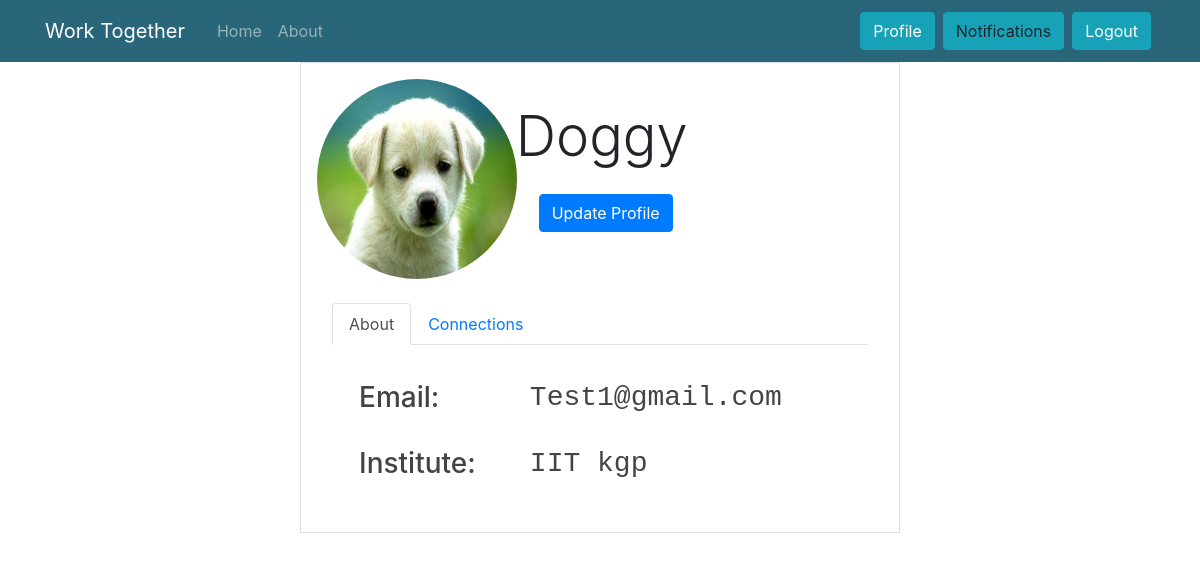
The app's page /profile/Doggy/ (signed in), older data.
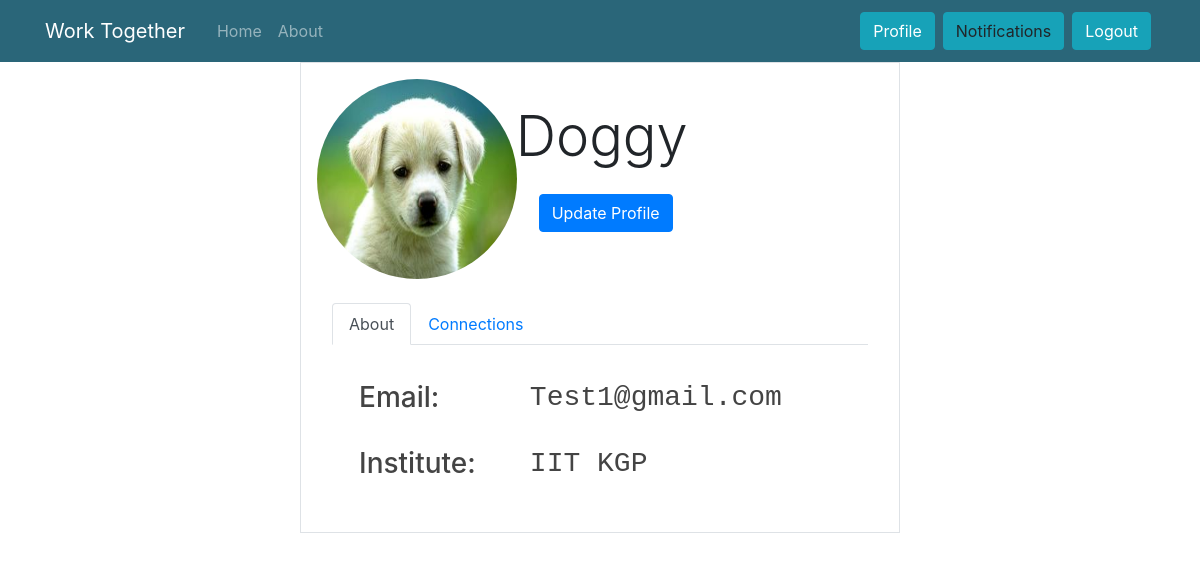
The same page, newer data.
### users/models.py (models this page shows, shortened)
class Profile(models.Model):
    user = models.OneToOneField(User, on_delete=models.CASCADE)
    group = models.CharField(max_length=100, choices=GROUPS)
    email = models.EmailField(max_length=150)
    image = models.ImageField(default='default.JPG', upload_to='profile_pics')
    friends	= models.ManyToManyField("self")
    notif_count	= models.PositiveSmallIntegerField(default=0)
    institute = models.CharField(max_length = 200, default='')
    signup_confirmation = models.BooleanField(default=False)

### grp/views.py (the view)
# urls.py: path('profile/<name>/',views.ShowProfile, name='userprofile'),
def ShowProfile(request, name):
    profiler_user = User.objects.filter(username = name).first()
    profiler_profile = Profile.objects.filter(user=profiler_user).first()
    user_profile 	 = Profile.objects.filter(user=request.user).first()
    if profiler_user:
        msgs_query = Message.objects.filter(receiver = profiler_user, sender = request.user) | Message.objects.filter(sender=profiler_user, receiver=request.user)
        msgs_count = msgs_query.count()
        msgs = msgs_query.order_by("-time_sent").all()
        status, fr_button = getFriendStatus(request.user, profiler_user)
        profiler_friends = fetchFriendsOf(profiler_user)
        return render(request, 'users/profile.html',{'user_profile':user_profile,'profiler_profile':profiler_profile, 'profiler_friends':profiler_friends, 'msgs' : msgs, 'msgs_count' : msgs_count, 'status' : status, 'fr_button' : fr_button})
    else:
        return 	HttpResponse("<h1>Invalid Link</h1>")

### grp/petty_tasks.py (called while the page is built)
def getFriendStatus(user, profiler):
	user_profile = Profile.objects.filter(user=user).first()
	if 	user.fr_sent_to.filter(receiver=profiler).first() :
		status = '1'
		button = 'Cancel Request'
	elif user.fr_rec_from.filter(sender=profiler).first() :
		status = '2'
		button = 'Accept Request'
	elif user_profile.friends.filter(user=profiler).first() :
		status = '3'
		button = 'Disconnect'
	else :
		status = '0'
		button = 'Connect'
	return status,button

def fetchFriendsOf(u):
	profile = Profile.objects.filter(user=u).first()
	return profile.friends.all()

### users/templates/users/profile.html (shortened to what the changed rows need)
{% extends 'users/base.html' %}
{% block content %}
        <div class ='row'>
              <div class="col-sm-6 border p-3">
                    <div class = "row">
                          <div class="col-sm-3">
                              <img src="{{ profiler_profile.image.url }}" class="rounded-circle" alt="Profile Pic" width="200" height="200">
                          </div>
                          <div class="col-sm-6"> <br>
                            <span class="display-4">{{profiler_profile.user.username}}</span> <br>
                            {% if profiler_profile.user != user %}
                              {% if status == '0' or status == '1' %}
                                <div class="row"><div class="col"><br>
                                <button type="button" class="btn btn-info mx-2" id='fr_btn' state={{status}}>{{fr_button}}</button>
                              {% endif %}
                              {% if status == '2' %}
                              <div class="row"><div class="col"><br>
                                  <div class="dropdown">
                                      <button type="button" class="btn btn-info dropdown-toggle" data-toggle="dropdown" id="resp_req_btn">
                                        Respond
                                      </button>
                                      <div class="dropdown-menu" id='resp_dropdown_menu'>
                                        <a class="dropdown-item" id='confirm_req'>Confirm</a>
                                        <a class="dropdown-item" id='delete_request'>Delete Request</a>
                                      </div>
                                    </div>
                               {% endif %}
                               {% if status == '3' %}
                               <div class="row"><div class="col"><br>
                                  <div class="dropdown">
                                      <button type="button" class="btn btn-info dropdown-toggle" data-toggle="dropdown" id="resp_req_btn">
                                        ✔Connected
                                      </button>
                                      <div class="dropdown-menu">
                                        <a class="dropdown-item" id='remove_friend'>Remove Friend</a>
                                      </div>
                                    </div>
                               {% endif %}
                              </div>
                              <div class=col><br>
                                <button type="button" class="btn btn-secondary mx-2" id='report_user' state={{status}}>Report User</button>
                              </div>
                             {% else %}
                               <div class=col><br><a href="{% url 'updateProfile' %}">
                                <button type="button" class="btn btn-primary mx-2">Update Profile</button></a>
                              </div>
                             {% endif %}
                          </div>
                    </div>
                    <br>
                    <div class=container>
                        <div class="tab-content">
                              <div id="about" class="container tab-pane active"><br>
                                    <table class="table table-borderless">
                                          <tbody>
                                              <tr>
                                                <td class='text-monospace'><h3>{{profiler_profile.email}}</h3></td>
                                              </tr>
                                              <tr>
                                                <td class='text-monospace'><h3>{{profiler_profile.institute}}</h3></td>
                                              </tr>
                                    </table>
                              </div>
                        </div>
                  </div>
              </div>
        </div>
{% endblock content %}

Row changes from the older to the newer data that the page shows:
changed Profile "Test1@gmail.com": institute "IIT kgp" → "IIT KGP"
